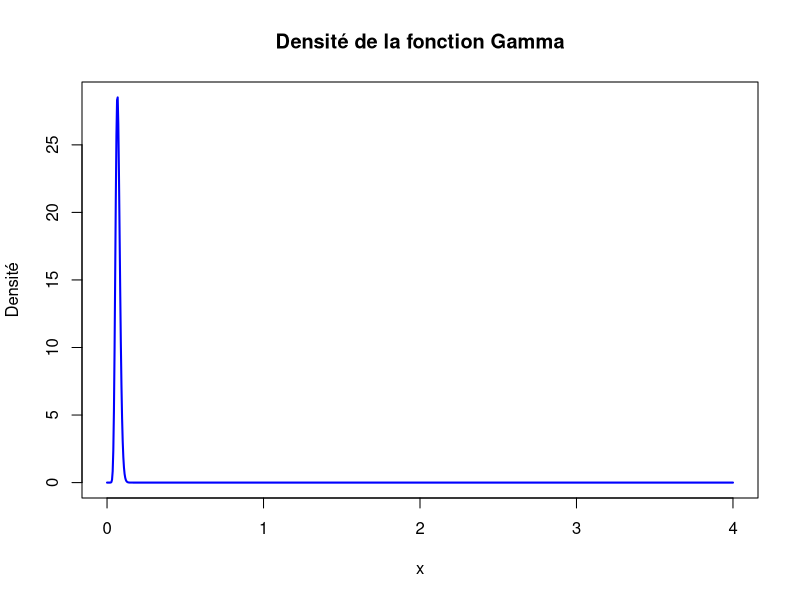
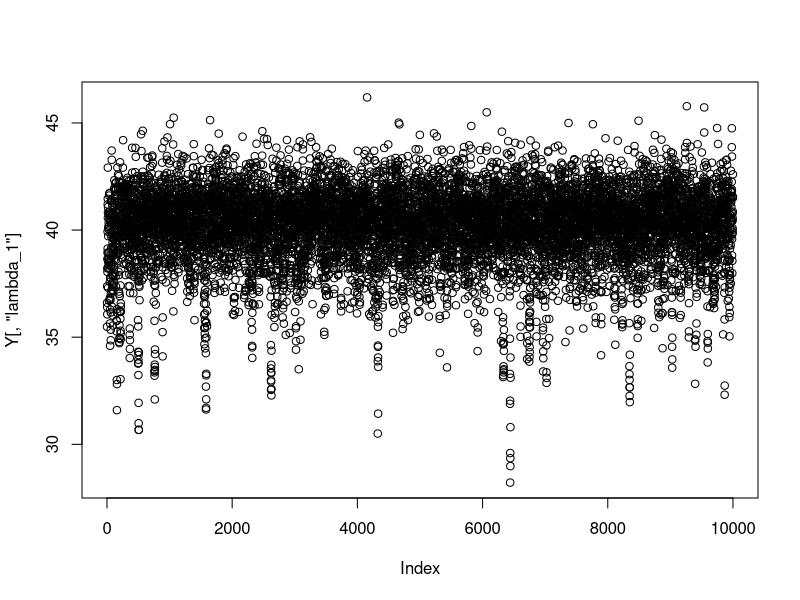
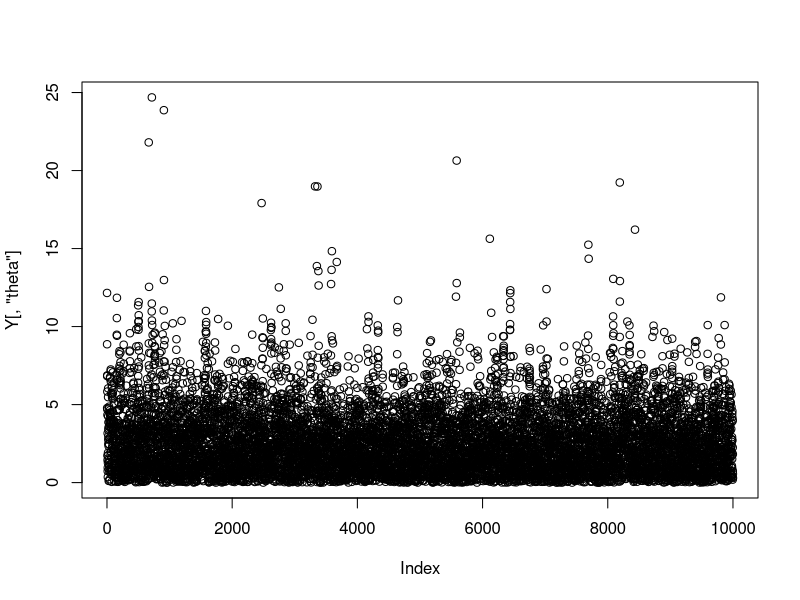
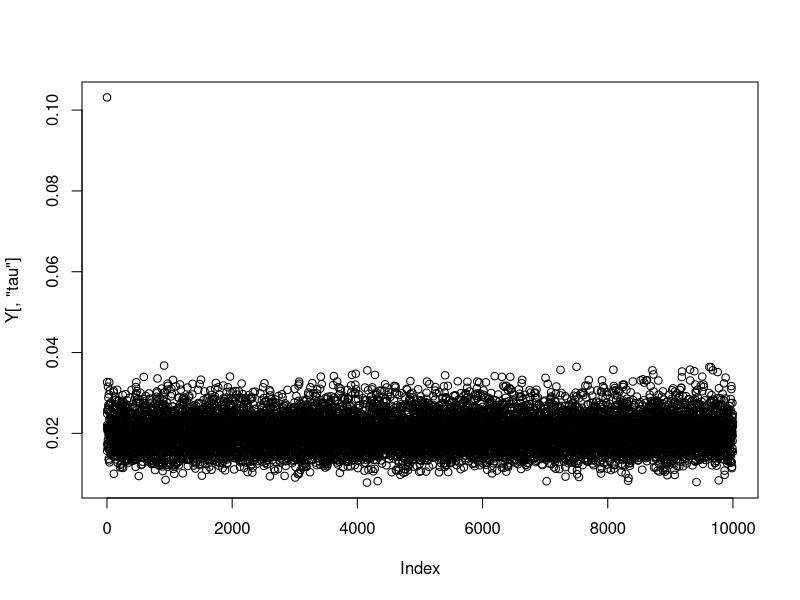
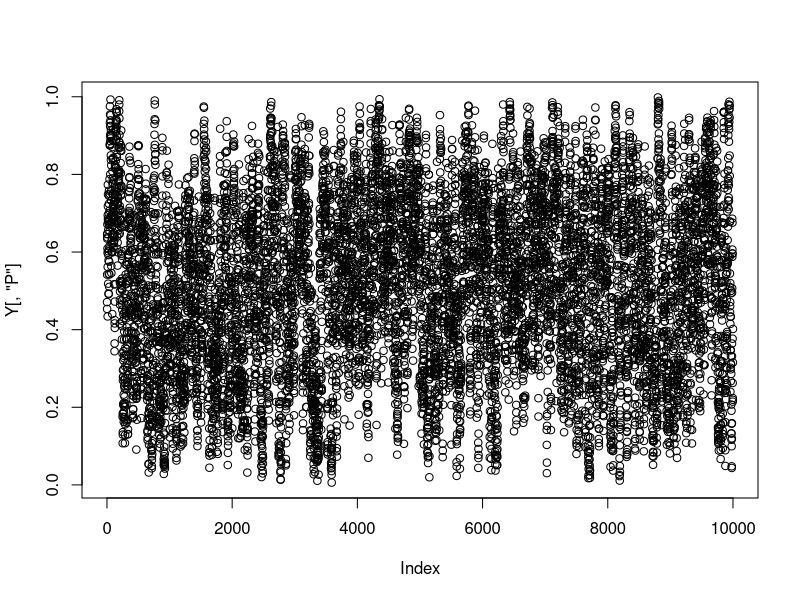

R code for these plots, in order:
## ---- chunk 1
demi_gauss<-function(mu, var){
  flag =TRUE
  while(flag){  
    val = rnorm(n=1,mean=mu, sd = sqrt(var))
    if(val > 0){
      flag=FALSE
    }
  }
  return(val)
}
## ---- chunk 2
marginale_lambda_1<- function(y,t, P, tau, theta){
sigma_0_carre <-10^6 
sigma_carre <- 1/tau
mu_0 = 0
x <- ifelse(t == 1, y, y - theta)
n<- length(x)

sigma_carre_f = 1/(1/sigma_0_carre + n/sigma_carre)
mu_f = sigma_carre_f*(mu_0/sigma_0_carre + sum(x)/sigma_carre)
tirage_lambda_1 <- rnorm(n=1,mean=mu_f,sd= sigma_carre_f)

return(tirage_lambda_1) }
## ---- chunk 3
marginale_theta <- function(y,lambda_1, t, P, tau){
  x_tilde <-y[t==2]
  x_tilde <- x_tilde-lambda_1
  sigma_0_carre <-10^6 
  sigma_carre <- 1/tau
  mu_0 = 0
  k <- length(x_tilde)
  sigma_carre_f = 1/(1/sigma_0_carre + k/sigma_carre)
  mu_f = sigma_carre_f*(mu_0/sigma_0_carre + sum(x_tilde)/sigma_carre)

  tirage_theta <- demi_gauss( mu_f,(sigma_carre_f))
  
  return(tirage_theta)
}
## ---- chunk 4
marginale_t<- function(y,lambda_1, P, tau, theta){
  n<-length(y)
  probas_gpe_1 <- (1-P)*dnorm(y, mean = lambda_1, sd=1/tau )
  probas_gpe_2 <- P*dnorm(y, mean = lambda_1 + theta, sd=1/tau )
  probas_gpe_1_norm <-probas_gpe_1/(probas_gpe_1+probas_gpe_2)
  probas_gpe_2_norm <-probas_gpe_2/(probas_gpe_1+probas_gpe_2) #on normalise 
  tirage_vect <- function(p1, p2) {
  n <- length(p1)
  res <- numeric(n)
  for (i in 1:n) {
    res[i] <- sample(c(1, 2), size = 1, prob = c(p1[i], p2[i]))
  }
  return(res)
  } 
  
  tirage_t<- tirage_vect(probas_gpe_1_norm, probas_gpe_2_norm)
  tirage_t[1]<-1
  tirage_t[48]<-2
  return(tirage_t)
}
## ---- chunk 5
library(gtools)
marginale_P<-function(y,lambda_1, t, tau, theta,alpha){
  x_tilde <-y[t==2]
  k <- length(x_tilde)
  n<- length(y)
  alpha_f <-c(1+n-k, 1+k)
  tirage_P <- rdirichlet(1, alpha_f)
  return(tirage_P[2])
}
## ---- chunk 6
marginale_tau<-function(y,lambda_1, t, P, theta){
  x <- y - (t==2)*theta 
  alpha = 0.001
  beta = 0.001
  n <-length(y)
  alpha_f = alpha + n/2
  beta_f = sum (  ((x-lambda_1)^2)/2 ) + beta
  
  tirage_tau <- rgamma(1, shape=alpha_f, rate=beta_f)
  return(tirage_tau)
}




## ---- chunk 7
#
x <- seq(0, 4, length.out = 1000)
y <- dgamma(x, shape = 24, rate = 24*(3.80^2)) #on choisit les valeurs théoriques 
plot(x, y, type = "l", col = "blue", lwd = 2, main = "Densité de la fonction Gamma", xlab = "x", ylab = "Densité")

## ---- chunk 8
x <- rgamma(1000, shape = 24, rate=(3.8^2)*24)
print(mean(x))
## ---- chunk 9
gibbs<- function(n_iterations) {
  # Matrice pour stocker les échantillons
  echantillons <- matrix(0, nrow = n_iterations, ncol = 5)
  colnames(echantillons) <- c("lambda_1", "theta",  "P", "tau", "diff_p")
  
  # Initialisation
  lambda_1 <- 0
  P <- 0.5
  tau <- 1
  theta <- 0
  
  
  y <-
    c(529, 530, 532, 533.1, 533.4, 533.6, 533.7, 534.1, 534.8, 535.3, 
      535.4, 535.9, 536.1, 536.3, 536.4, 536.6, 537, 537.4, 537.5, 
      538.3, 538.5, 538.6, 539.4, 539.6, 540.4, 540.8, 542, 542.8, 
      543, 543.5, 543.8, 543.9, 545.3, 546.2, 548.8, 548.7, 548.9, 
      549, 549.4, 549.9, 550.6, 551.2, 551.4, 551.5, 551.6, 552.8, 
      552.9, 553.2)
  y<- y - 500
  print(var(y))

  t <- ifelse(y > median(y), 2, 1)
  lambda_1 <- mean(y[t==1])
  theta<- mean(y[t==2])-lambda_1
  var = (min (var(y[t==1]), var(y[t==2]))) #on choisit les premiers echantillons de cette manière pour eviter les valeurs abérrantes qui nous bloqueraient dès le début

  
  alpha <-
    c(1, 1)
  
for (i in 1:n_iterations) {
  # Tirages conditionnels
  lambda_1 <- marginale_lambda_1(y, t, P, tau, theta)
  theta    <- marginale_theta(y, lambda_1, t, P, tau)
  tau      <- marginale_tau(y, lambda_1, t, P, theta)
  
  u        <- marginale_P(y, lambda_1, t, tau, theta, alpha)
  diff_p   <- abs(P - u)
  P        <- u
  t        <- marginale_t(y, lambda_1, P, tau, theta)
  
  if (i %% 10000 == 0) {
    print(t)
  }
  
  # Stockage des échantillons
  echantillons[i, ] <- c(lambda_1, theta, P, tau, diff_p)
}

  return(echantillons)
}

## ---- chunk 10
Y <- gibbs(10000)
#print(mean(y[,'lambda_1']))

## ---- chunk 11
plot(Y[,'lambda_1'])
plot(Y[,'theta'])
plot(Y[,'tau'])
plot(Y[, 'P'])
